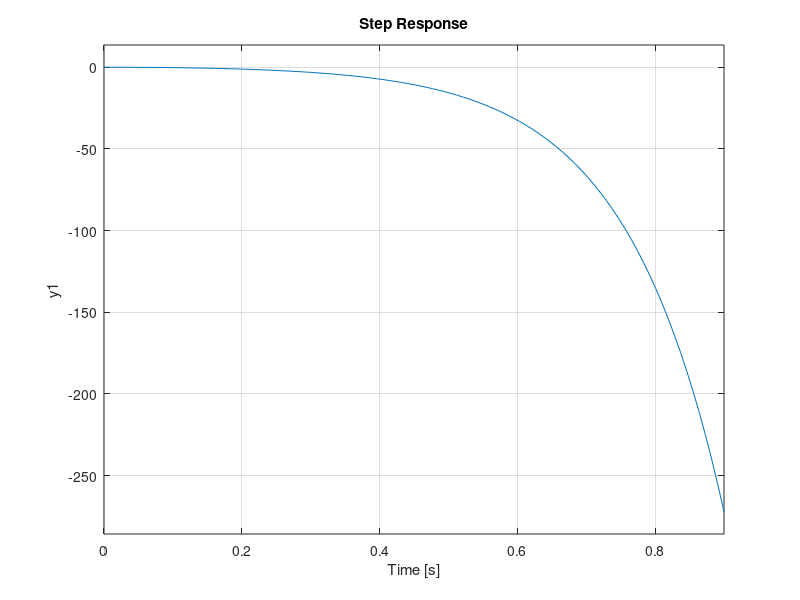

This chart was generated by the following MATLAB code:
L = 0.2; % effective length of pendulum 
g = 9.81; % const
w = sqrt(g/L); % oscillation freqency
Pdm = tf([0,0,-w^2],[1,0,-w^2]); % transfer function model of Pendulum
step(Pdm); % step input
disp(Pdm);
%rlocus(Pdm); % root locus of Pendulum Model